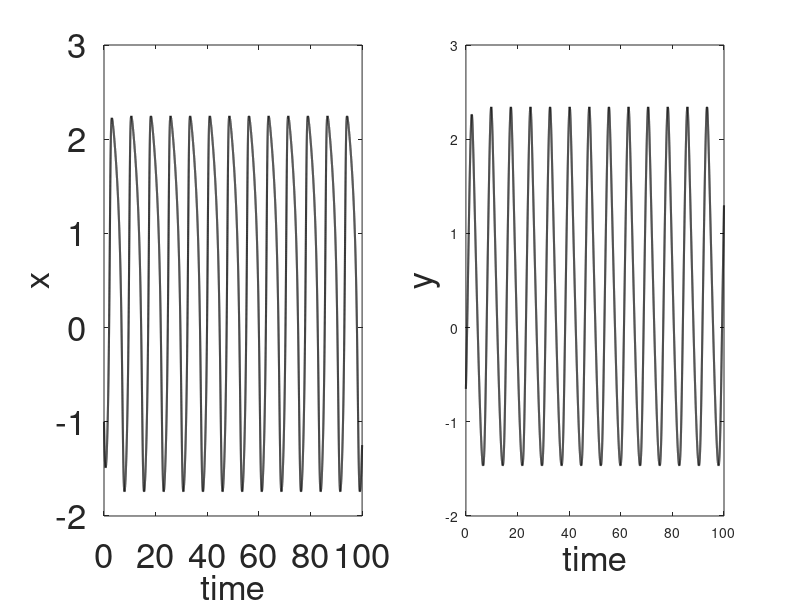
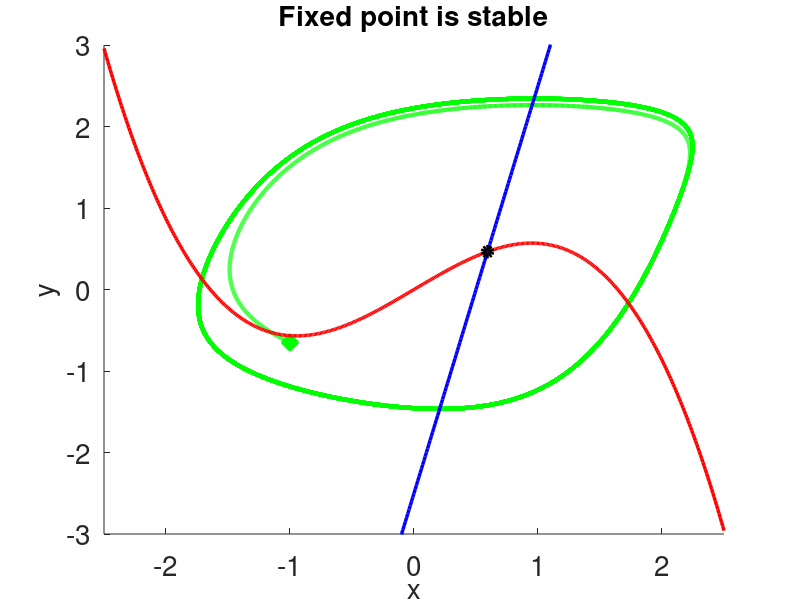

The MATLAB source for these figures, in order:
% extended FitzHugh-Nagumo Model

close all;

dt=0.002;
t0=0;
tf=100;
t=t0:dt:tf;
N=length(t);

alpha=0.5;
tau=1.25;
gamma=0.9;  
b=-0.2;  % negative incline 


x_limit=2.5;
y_limit=2;
xE=(-x_limit:0.01:x_limit);
yE1=-xE.^3/3 + gamma*xE;  % make yE totally minus
yE2=(alpha-xE)/b;

xT=zeros(1,N);
yT=xT;
xT(1)=-1;
yT(1)=-0.65;

for i=1:N-1
   xT(i+1)=xT(i)+(gamma*xT(i)-xT(i)^3/3+yT(i))*dt*tau; 
   yT(i+1)=yT(i)+(xT(i)+b*yT(i)-alpha)*(-1/tau)*dt;
end

figure(1)
subplot(1,2,1)
plot(t,xT,'k','LineWidth',1.5)
set(gca,'FontSize',25);
xlabel('time','FontSize',25)
ylabel('x','FontSize',25)
subplot(1,2,2)
set(gca,'FontSize',25);
plot(t,yT,'k','LineWidth',1.5)
xlabel('time','FontSize',25)
ylabel('y','FontSize',25)

% intersection of nullclines
its0=-2; %initial intersection point trial
its_x = fsolve(@(its_x)(+gamma*its_x -(alpha-its_x)/b - its_x^3/3 ), its0);
its_y = (alpha-its_x)/b;
its_y2 = -its_x^3/3 + gamma*its_x;

A=1;
B=b/tau + (gamma - its_x^2)*tau;
C=1- b*(-gamma + its_x^2);

lambda1= (-B + sqrt(B^2 - 4*A*C)) / (2*A)
lambda2= (-B - sqrt(B^2 - 4*A*C)) / (2*A)

figure(2)
hold on
plot(xT,yT, 'g', 'LineWidth',3)
plot(xT(1),yT(1), 'xg', 'LineWidth',10)
plot(xE,yE1,'r','LineWidth',2.5)
set(gca,'FontSize',20);
xlabel('x','FontSize',20)
ylabel('y','FontSize',20)
plot(xE,yE2,'b','LineWidth',2.5)
axis([-x_limit x_limit -y_limit-1 y_limit+1])
if real(lambda1) < 0 && real(lambda2)<0
plot(its_x, its_y, 'ok', 'LineWidth',4)
title('Fixed point is stable', 'FontSize',20)
elseif  real(lambda1) < 0 && real(lambda2)>0  
    plot(its_x, its_y, '--gs', 'LineWidth',20)
    title('Fixed point is Saddle', 'FontSize',20)
elseif  real(lambda1) > 0 && real(lambda2)<0
    plot(its_x, its_y, '--gs', 'LineWidth',10)
    title('Fixed point is Saddle', 'FontSize',20)
else
    plot(its_x, its_y, 'sk', 'LineWidth',2)
    title('Fixed point is unstable', 'FontSize',20)
end
hold off

%note saddle does not happen actually, beacuse we eliminate it
